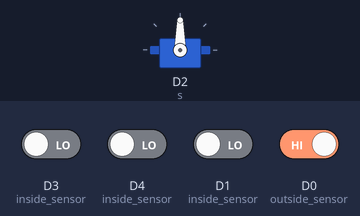
The sketch below on a simulated ESP8266 (NodeMCU). On the bench: servo. Inputs (shaded band) come from the test bench; at power-on: D0 (outside_sensor) HIGH, D1 (inside_sensor), D3 (inside_sensor), D4 (inside_sensor) LOW. WiFi joins after 1.5 s; servers stay silent unless stated; the Firebase database answers and starts empty; what the sketch prints to the serial monitor is not drawn.

Above: at 7.3 s.
7.4 s: D0 (outside_sensor) driven LOW
At 8.1 s:
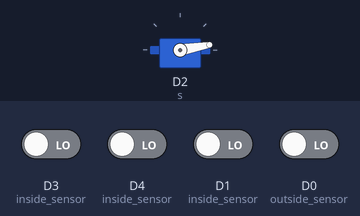
8.9 s: D0 (outside_sensor) driven HIGH
At 10.8 s:
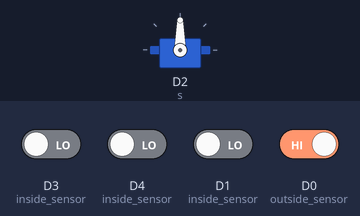
Timing chart, 0 to 12.3 s (numbered marks = the images above; inputs shaded):
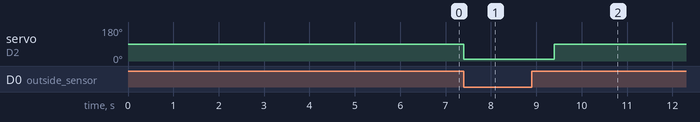

The sketch:

garbage_moitoring_system.ino
```cpp
#include<Servo.h>
#include<ESP8266WiFi.h>
#include<BlynkSimpleEsp8266.h>
#include<FirebaseArduino.h>

char blynk_auth[] = "AawWDIkxreCFbwppLjqLMiEW-0xvaY5l";             // Blynk_Auth_Token

const char *ssid =  "Get_ur_own_WiFi";                            // replace with your wifi ssid and wpa2 key
const char *pass =  "mai_ni_batara";

#define FIREBASE_HOST "smart-dustbin-296ba-default-rtdb.firebaseio.com"
#define FIREBASE_AUTH "Xow2gaZJTWBDg2CzToo838Yn0gDnoQvulsM5zVIn"

Servo s;

int z=0,t=0,k=-1;

// With V0, the vertical bar is connected
WidgetLCD lcd(V1);
WidgetTerminal terminal(V2);

void setup()
{
      Serial.begin(9600);
      delay(10);

      pinMode(D0,INPUT);        //outside sensor
      pinMode(D1,INPUT);        //inside sensor (100%)
      pinMode(D4,INPUT);        //inside sensor (50%)
      pinMode(D3,INPUT);        //inside sensor (25%)
      s.attach(D2);             //Servo motor

      Serial.println("");
      Serial.println("Connecting to ");
      Serial.println(ssid);

      WiFi.begin(ssid, pass);

      while (WiFi.status() != WL_CONNECTED){
            delay(500);
            Serial.print(".");
      }

      Serial.println("");
      Serial.println("WiFi connected");

      Serial.println("");
      Serial.println("Connecting to Firebase.. ");

      //firebase connection
      Firebase.begin(FIREBASE_HOST, FIREBASE_AUTH);
      if(Firebase.failed())
          Serial.print(Firebase.error());
      else{
          Serial.print("Firebase Connected");
          Firebase.setInt("Level-of-Bin/Value",0);
      }

      String s2=Firebase.getString("Active");
      if(Firebase.success()){
          Serial.println("\nStatus of Device:");
          Serial.print(s2);
      }
      else
          Serial.println("Device not connected to database");

      Blynk.begin(blynk_auth,ssid,pass);
      Blynk.notify("NODEMCU Online");
      Blynk.email("kbandooni1@gmail.com", "NODEMCU Online");

      // Dustbin ON
      lcd.clear();
      lcd.print(4,0,"DUSTBIN");
      lcd.print(3,1,"CONNECTED");

      //Dustbin Initially empty
      t=0;

      //Dustbin Vertical Fill Empty initially
      Blynk.virtualWrite(V0,t);

      //blynk lcd
      delay(4000);
      lcd.clear();
}

void loop()
{
      Blynk.run();                                                              // Blynk magic

      terminal.println("\n");
      terminal.print("Dustbin Status: ");
      terminal.print(t);
      terminal.println("%");

      Blynk.virtualWrite(V0,t);

      if(!digitalRead(D0)){
           s.write(10);        //servo motor opens the lid of dustbin
           while(!digitalRead(D0)){
               delay(2000);
           }
           s.write(90);       //servo motor closes lid of dustbin
      }

      if(!digitalRead(D1) && k!=3){                                    //dustbin at 80%
           lcd.clear();
           lcd.print(2,0,"DUSTBIN FULL");
           lcd.print(3,1,"EMPTY IT");
           //notify whatever you want to...
           Blynk.notify("Dustbin Full, Empty it!! :)");
           Blynk.email("kbandooni1@gmail.com","Dustbin Full, Empty it!! :)");
           k=3;
           t=80;
           Firebase.setInt("/Level-of-Bin/Value",t);
           if(Firebase.failed())
               Serial.print(Firebase.error());
           else
               Serial.println("Value Sent");
      }

      if(!digitalRead(D4) && k!=2 && digitalRead(D1)==1){                //dustbin at 50%
           lcd.clear();
           lcd.print(4,0,"DUSTBIN:");
           lcd.print(3,1,"HALF-FULL");
           k=2;
           t=50;
           Firebase.setInt("/Level-of-Bin/Value",t);
           if(Firebase.failed())
                Serial.print(Firebase.error());
           else
                Serial.println("Value Sent");
      }

      if(!digitalRead(D3) && k!=1 && digitalRead(D4)==1){                //dustbin at 25%
           lcd.clear();
           lcd.print(4,0,"DUSTBIN:");
           lcd.print(5,1,"AT 25%");
           k=1;
           t=25;
           Firebase.setInt("/Level-of-Bin/Value",t);
           if(Firebase.failed())
               Serial.print(Firebase.error());
           else
               Serial.println("Value Sent");
      }

      if(k!=0 && digitalRead(D1)==1 && digitalRead(D3)==1 && digitalRead(D4)==1){
           k=0;
           t=0;
           Firebase.setInt("/Level-of-Bin/Value",t);
           if(Firebase.failed())
                Serial.print(Firebase.error());
           else
                Serial.println("Value Sent");
           lcd.clear();
           lcd.print(1,0,"DUSTBIN LEVEL:");
           lcd.print(4,1,"EMPTY :D");
      }
}
```

Measured:
- after the input at 7.4 s, servo on D2 (s): 90° → 10° at once
- after the input at 8.9 s, servo on D2 (s): 10° → 90° after 0.50 s
